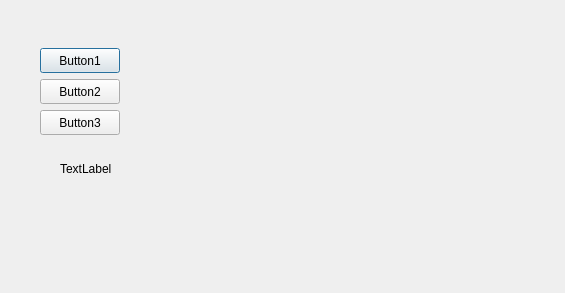
<?xml version="1.0" encoding="UTF-8"?>
<ui version="4.0">
 <class>Dialog</class>
 <widget class="QDialog" name="Dialog">
  <property name="geometry">
   <rect>
    <x>0</x>
    <y>0</y>
    <width>565</width>
    <height>293</height>
   </rect>
  </property>
  <property name="windowTitle">
   <string>Dialog</string>
  </property>
  <widget class="QPushButton" name="pushButton">
   <property name="geometry">
    <rect>
     <x>40</x>
     <y>48</y>
     <width>80</width>
     <height>25</height>
    </rect>
   </property>
   <property name="text">
    <string>Button1</string>
   </property>
  </widget>
  <widget class="QPushButton" name="pushButton_2">
   <property name="geometry">
    <rect>
     <x>40</x>
     <y>79</y>
     <width>80</width>
     <height>25</height>
    </rect>
   </property>
   <property name="text">
    <string>Button2</string>
   </property>
  </widget>
  <widget class="QPushButton" name="pushButton_3">
   <property name="geometry">
    <rect>
     <x>40</x>
     <y>110</y>
     <width>80</width>
     <height>25</height>
    </rect>
   </property>
   <property name="text">
    <string>Button3</string>
   </property>
  </widget>
  <widget class="QLabel" name="label">
   <property name="geometry">
    <rect>
     <x>60</x>
     <y>160</y>
     <width>67</width>
     <height>17</height>
    </rect>
   </property>
   <property name="text">
    <string>TextLabel</string>
   </property>
  </widget>
 </widget>
 <layoutdefault spacing="6" margin="11"/>
 <resources/>
 <connections/>
</ui>
